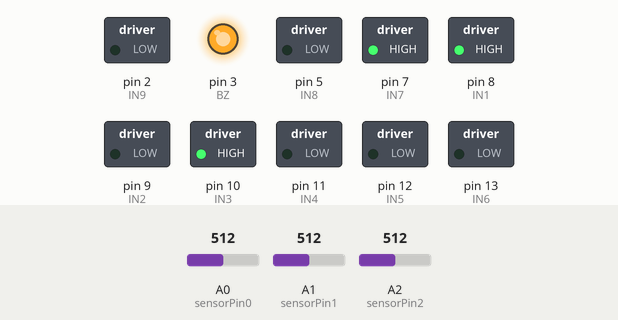
Recording of a sketch running on a simulated Arduino Nano, built with avr-gcc and run on an emulated ATmega328P. On the bench: switched loads named in the sketch (green lamp = pin HIGH), output pins drawn as LEDs (lit = HIGH). Inputs (shaded band) come from the test bench; at power-on: A0 (sensorPin0) = 512, A1 (sensorPin1) = 512, A2 (sensorPin2) = 512. What the sketch prints to the serial monitor is not drawn.

Above: at 1.2 s.
1.3 s: A0 (sensorPin0) set to 687
2.8 s: A0 (sensorPin0) set to 710
At 3.9 s:
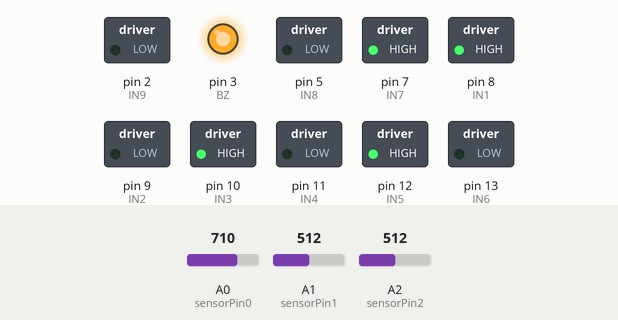
4.3 s: A1 (sensorPin1) set to 682
5.8 s: A1 (sensorPin1) set to 716
At 6.3 s:
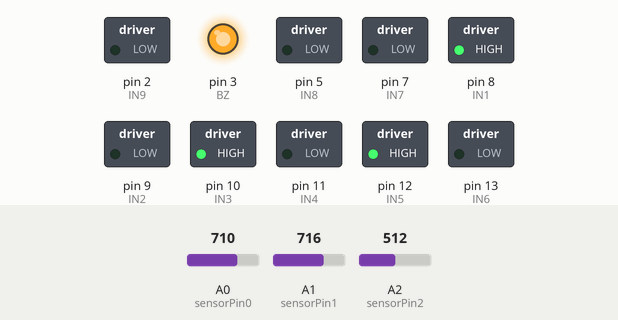
7.3 s: A2 (sensorPin2) set to 682
8.8 s: A2 (sensorPin2) set to 712
At 9.8 s:
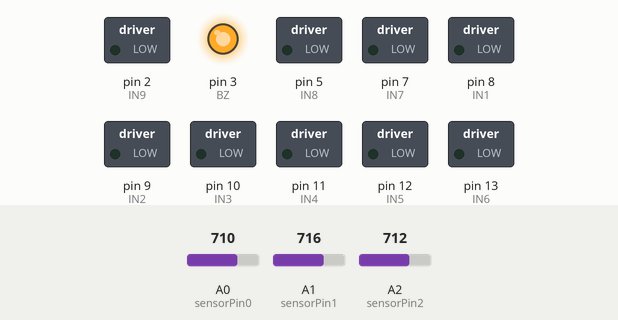
Timing chart, 0 to 11.3 s (numbered marks = the images above; inputs shaded):
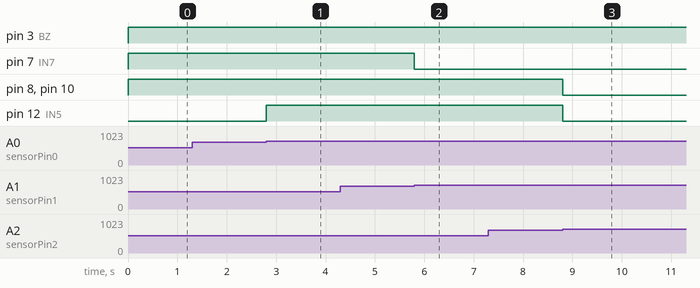

The sketch:

Ante_Fire_Robot_Final_code.ino
```cpp
  /*
   * The code for Ante Fire Robot ^_^
   * The Code Writen by :
   *  Ahmed Fadel (Team Work Leader) you can follow me on Facebook from here
   *  www.fb.com/medofadel48
   *  Ahmed El-Gada'
   *  Mohammed Sabri
   *  Hosam Hasen
   *  Mo'men
   *  At 25/4/2017
   *
   *  { Under Support Semi Engineer Team© }
   *
   *   this code prepared to make Robot Move Back The Fire and make Alarm  Until it be more Close , it will Stop And Put out Fire
   *
   *  component
   *  0- Arduino ONU or Nano
   *  1- Robot 4x Wheel
   *  2- 2x daul H-bridge
   *  3- 3x Flame Sensor
   *  4- puzzer
   *  5- Relay
   *  6- Motor pump
   *
   *
   *  Method
   *  conect Degital pin (5,7,8,9,10,11,12,13,7) on Arduino to H-bridge ( or Any  DC Motor Driver)
   *  conect Degital pin (2) on Arduino to Relay
   *  conect Motor pum to Relay And 12V DC
   *  conect Left  Flame Sensor to Analog Pin (A0)
   *  conect Front Flame Sensor to Analog Pin (A1)
   *  conect Righr Flame Sensor to Analog Pin (A2)
   *  conect Buzzer to Degital pin (3) on Arduino
   *
   *  We Sorry For Any Error on Write up
   */


  // Motor Pin
int IN1=8;              // input 1 for motor 1
int IN2=9 ;            // input 2 for motor 1
int IN3=10;           // input 1 for motor 2
int IN4=11;          // input 2 for motor 2
int IN5=12;         // input 1 for motor 3
int IN6=13;        // input 2 for motor 3
int IN7=7 ;       // input 1 for motor 4
int IN8=5 ;      // input 1 for motor 4
   //        -------------
int IN9=2;      // OUTPUT for Relay ( Motor pump )
int BZ=3;       //  out put for puzzer
   //        -------------
  // Sensor Analog Pin
int sensorPin0 = A0;  // Flame Sensor0 pin  (Left Flame)
int sensorValue0 = 0; // Flame Sensor0 Value
int sensorPin1 = A1;  // Flame Sensor1 pin  (Front Flame)
int sensorValue1 = 0; // Flame Sensor1 Value
int sensorPin2 = A2;  // Flame Sensor2 pin  (Right Flame)
int sensorValue2 = 0; // Flame Sensor2 Value
  // -----------------------------------------


void setup(){

  pinMode (IN1,OUTPUT);
  pinMode (IN2,OUTPUT);
  pinMode (IN3,OUTPUT);
  pinMode (IN4,OUTPUT);
  pinMode (IN5,OUTPUT);
  pinMode (IN6,OUTPUT);
  pinMode (IN7,OUTPUT);
  pinMode (IN8,OUTPUT);
  pinMode (IN9,OUTPUT);
  pinMode (BZ,OUTPUT);

  Serial.begin(9600);  //To Test on Serial Monitor


}

  // ------------------------------------------


    //robot Move Forward function
  void forward ()
{
  digitalWrite (IN1,HIGH);
  digitalWrite (IN2,LOW);
  digitalWrite (IN3,HIGH);
  digitalWrite (IN4,LOW);
  digitalWrite (IN5,HIGH);
  digitalWrite (IN6,LOW);
  digitalWrite (IN7,HIGH);
  digitalWrite (IN8,LOW);

}

  //robot Move Right function
  void right()
{
  digitalWrite (IN1,HIGH);
  digitalWrite (IN2,LOW);
  digitalWrite (IN3,HIGH);
  digitalWrite (IN4,LOW);
  digitalWrite (IN5,HIGH);
  digitalWrite (IN6,LOW);
  digitalWrite (IN7,LOW);
  digitalWrite (IN8,LOW);

}

  //robot Move Left function
  void left()
{
  digitalWrite(IN1,HIGH);
  digitalWrite(IN2,LOW);
  digitalWrite(IN3,HIGH);
  digitalWrite(IN4,LOW);
  digitalWrite(IN5,LOW);
  digitalWrite(IN6,LOW);
  digitalWrite(IN7,HIGH);
  digitalWrite(IN8,LOW);

}

  //robot move back function
  void back()
{
  digitalWrite(IN1,LOW);
  digitalWrite(IN2,HIGH);
  digitalWrite(IN3,LOW);
  digitalWrite(IN4,HIGH);
  digitalWrite(IN5,LOW);
  digitalWrite(IN6,HIGH);
  digitalWrite(IN7,LOW);
  digitalWrite(IN8,HIGH);

}

  //robot Stop function
  void stoop(){
  digitalWrite(IN1,LOW);
  digitalWrite(IN2,LOW);
  digitalWrite(IN3,LOW);
  digitalWrite(IN4,LOW);
  digitalWrite(IN5,LOW);
  digitalWrite(IN6,LOW);
  digitalWrite(IN7,LOW);
  digitalWrite(IN8,LOW);

}

  // to Move Back Fire
  void flam(){
  sensorValue0 = analogRead(sensorPin0);
  sensorValue1 = analogRead(sensorPin1);
  sensorValue2 = analogRead(sensorPin2);
   if (sensorValue0 <= 700)
{
  left ();
  digitalWrite(BZ,HIGH);
 // Serial.println("L"); // for test without conect Motor

}

else if (sensorValue1 <= 700)
{
  forward ();
  digitalWrite(BZ,HIGH);
 Serial.println("F");  // for test without conect Motor

}

else if (sensorValue2 <= 700)
{
  right ();
  digitalWrite(BZ,HIGH);
 Serial.println("R");  // for test without conect Motor

}
else
{
  // if there no fire he will stop
  stoop();
 Serial.println("S");  // for test without conect Motor
}

}

  // --------------------------------------------------------------


void loop(){

  sensorValue0 = analogRead(sensorPin0);
  sensorValue1 = analogRead(sensorPin1);
  sensorValue2 = analogRead(sensorPin2);


  if (analogRead(sensorPin1)<=45 ) {
    // if robot more close he will stop and put out the Fire
  stoop();
  //pump Action
  digitalWrite(IN9,HIGH);
  Serial.println("pump"); // for test without conect Motor pump

  }
  else if(analogRead(sensorPin1)>45)
  {
   // if the fire far robot will move back Fire
    flam();
    digitalWrite(IN9,LOW);
  }
}

/*
............................./´¯/) ..............
...........................,/¯.. /...............
.........................../..../ ...............
....................../´¯/'...'/´¯¯`·¸ ..........
................../'/.../..../......./¨¯\ .......
.................('(...´...´.... ¯~/'...') ......
.................\.................'...../ ......
....................''...\.......... _.·´ .......
.....................\..............(............
......................\.............\............
*/
```

Measured:
- the behaviour switches between 700 and 701 on A0 (sensorPin0) (found by bisection; images 0 and 1)
- the behaviour switches between 700 and 701 on A1 (sensorPin1) (found by bisection; images 1 and 2)
- the behaviour switches between 700 and 701 on A2 (sensorPin2) (found by bisection; images 2 and 3)
- after the input at 2.8 s, pin 12 (IN5): LOW → HIGH at once
- after the input at 5.8 s, pin 7 (IN7): HIGH → LOW at once
- after the input at 8.8 s, pin 8 (IN1), pin 10 (IN3), pin 12 (IN5): HIGH → LOW at once
